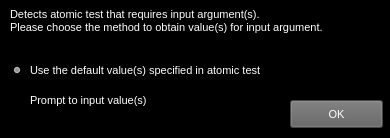
<?xml version="1.0" encoding="UTF-8"?>
<ui version="4.0">
 <class>Form</class>
 <widget class="QWidget" name="Form">
  <property name="geometry">
   <rect>
    <x>0</x>
    <y>0</y>
    <width>390</width>
    <height>138</height>
   </rect>
  </property>
  <property name="minimumSize">
   <size>
    <width>0</width>
    <height>0</height>
   </size>
  </property>
  <property name="maximumSize">
   <size>
    <width>390</width>
    <height>138</height>
   </size>
  </property>
  <property name="windowTitle">
   <string>Input Argument Option</string>
  </property>
  <property name="styleSheet">
   <string notr="true">background-color: rgb(0, 0, 0);
color: rgb(255, 255, 255);</string>
  </property>
  <widget class="QRadioButton" name="radioButton_default">
   <property name="geometry">
    <rect>
     <x>10</x>
     <y>60</y>
     <width>311</width>
     <height>20</height>
    </rect>
   </property>
   <property name="font">
    <font>
     <pointsize>8</pointsize>
    </font>
   </property>
   <property name="text">
    <string>Use the default value(s) specified in atomic test</string>
   </property>
   <property name="checked">
    <bool>true</bool>
   </property>
  </widget>
  <widget class="QRadioButton" name="radioButton_prompt">
   <property name="geometry">
    <rect>
     <x>10</x>
     <y>90</y>
     <width>271</width>
     <height>20</height>
    </rect>
   </property>
   <property name="font">
    <font>
     <pointsize>8</pointsize>
    </font>
   </property>
   <property name="text">
    <string>Prompt to input value(s)</string>
   </property>
  </widget>
  <widget class="QPushButton" name="pushButton_ok">
   <property name="geometry">
    <rect>
     <x>290</x>
     <y>100</y>
     <width>93</width>
     <height>28</height>
    </rect>
   </property>
   <property name="font">
    <font>
     <pointsize>8</pointsize>
    </font>
   </property>
   <property name="styleSheet">
    <string notr="true">background-color: rgb(97, 97, 97);</string>
   </property>
   <property name="text">
    <string>OK</string>
   </property>
  </widget>
  <widget class="QLabel" name="label">
   <property name="geometry">
    <rect>
     <x>10</x>
     <y>-20</y>
     <width>391</width>
     <height>81</height>
    </rect>
   </property>
   <property name="minimumSize">
    <size>
     <width>391</width>
     <height>81</height>
    </size>
   </property>
   <property name="font">
    <font>
     <pointsize>8</pointsize>
    </font>
   </property>
   <property name="text">
    <string>Detects atomic test that requires input argument(s).
Please choose the method to obtain value(s) for input argument. </string>
   </property>
  </widget>
 </widget>
 <resources/>
 <connections/>
</ui>
